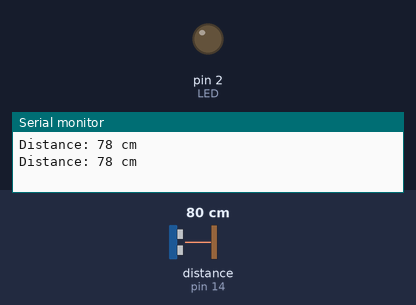
The sketch below on a simulated Arduino Uno, built with avr-gcc and run on an emulated ATmega328P. Parts: output pins drawn as LEDs (lit = HIGH), the last lines printed to the serial monitor. Wiring (inferred from the names in the program): ultrasonic range finder: trigger pin 12; echo pin 14. The test bench sets the inputs (shaded band); at power-on: distance to the obstacle (sensor on pin 14) 80 cm. The echo pulse lasts 58.3 µs per cm; pins used as bus, display or sensor lines are not drawn.

Above: at 1.8 s.
1.9 s: distance to the obstacle (sensor on pin 14) set to 12 cm
3.4 s: distance to the obstacle (sensor on pin 14) set to 9 cm
At 5.0 s:
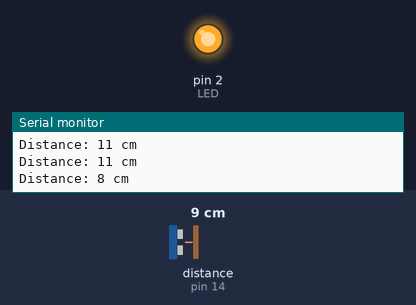
5.5 s: distance to the obstacle (sensor on pin 14) set to 18 cm
At 6.7 s:
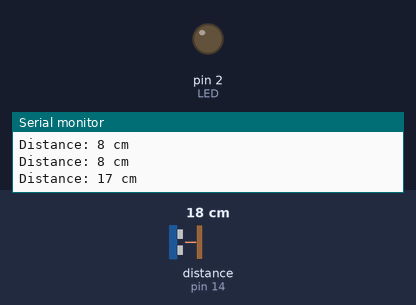
7.5 s: distance to the obstacle (sensor on pin 14) set to 2 cm
At 9.5 s:
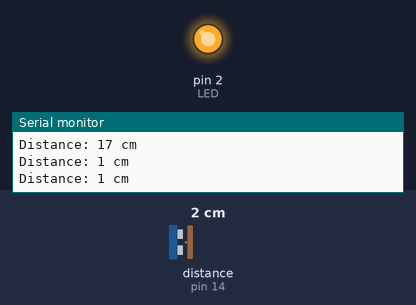
Timing chart, 0 to 10.5 s (numbered marks = the images above; inputs shaded):
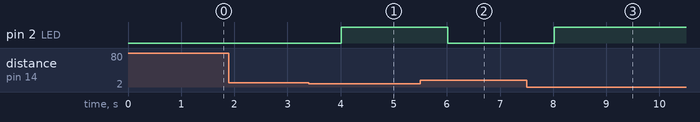

The sketch:

ultrasonic.ino
```cpp
#define trigger_pin 12 //6
#define Echo_pin 14 //5
#define LED 2

long duration;
int distance;


void setup() {
pinMode(trigger_pin, OUTPUT);
pinMode(LED, OUTPUT);
pinMode(Echo_pin, INPUT);
Serial.begin(9600);
}

void loop() {

digitalWrite(trigger_pin, LOW);
delayMicroseconds(2);


digitalWrite(trigger_pin, HIGH);
delayMicroseconds(10);
digitalWrite(trigger_pin, LOW);


duration = pulseIn(Echo_pin, HIGH); // save time duration value in "duration variable
distance= duration*0.034/2; //Convert pulse duration into distance


if ( distance < 10)
digitalWrite(LED, HIGH);
else
digitalWrite(LED, LOW);

Serial.print("Distance: ");
Serial.print(distance);
Serial.println(" cm");
delay(1000);
}
```

Measured:
- the behaviour switches between 11 and 10 cm on distance to the obstacle (sensor on pin 14) (found by bisection; images 0 and 1)
- after the input at 3.4 s, pin 2 (LED): LOW → HIGH after 0.61 s
- after the input at 5.5 s, pin 2 (LED): HIGH → LOW after 0.52 s
- after the input at 7.5 s, pin 2 (LED): LOW → HIGH after 0.52 s
